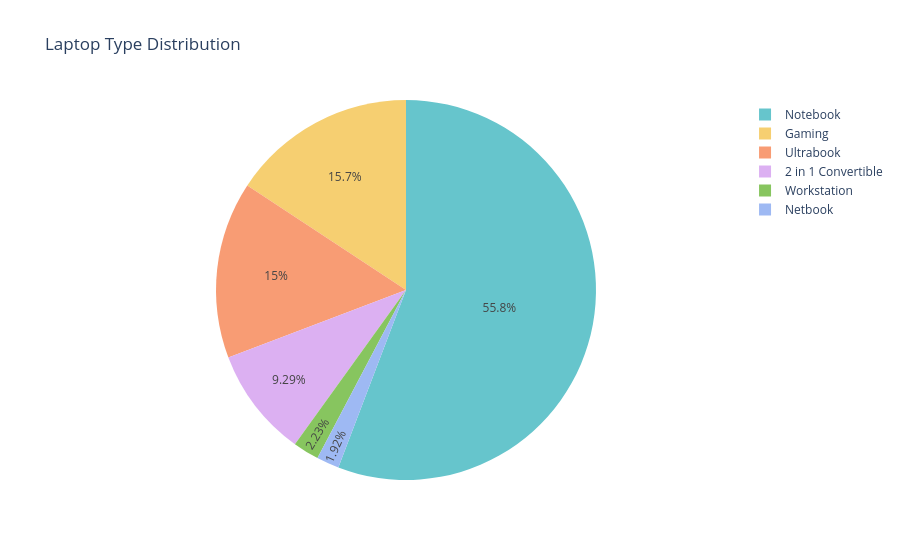

Notebook source saved alongside this figure:
### Markdown cell above
### Chart 4: Laptop Type (TypeName) Distribution
We inspect the counts of laptop types (e.g. Notebook, Ultrabook, Gaming, 2 in 1 Convertible) to see consumer categories.

### Code cell
type_counts = df['TypeName'].value_counts().reset_index()
type_counts.columns = ['TypeName', 'Count']
fig_type = px.pie(type_counts, names='TypeName', values='Count', 
                    title='Laptop Type Distribution',
                    color_discrete_sequence=px.colors.qualitative.Pastel)
fig_type.show()

### Figure 1 — Plotly figure (JSON) as saved in the notebook; plotly's stock layout.template omitted (floating-point values rounded to 4 significant figures)
{"data": [{"domain": {"x": [0.0, 1.0], "y": [0.0, 1.0]}, "hovertemplate": "TypeName=%{label}<br>Count=%{value}<extra></extra>", "labels": ["Notebook", "Gaming", "Ultrabook", "2 in 1 Convertible", "Workstation", "Netbook"], "legendgroup": "", "name": "", "showlegend": true, "type": "pie", "values": [727, 205, 196, 121, 29, 25]}], "layout": {"legend": {"tracegroupgap": 0}, "piecolorway": ["rgb(102, 197, 204)", "rgb(246, 207, 113)", "rgb(248, 156, 116)", "rgb(220, 176, 242)", "rgb(135, 197, 95)", "rgb(158, 185, 243)", "rgb(254, 136, 177)", "rgb(201, 219, 116)", "rgb(139, 224, 164)", "rgb(180, 151, 231)", "rgb(179, 179, 179)"], "title": {"text": "Laptop Type Distribution"}}}
